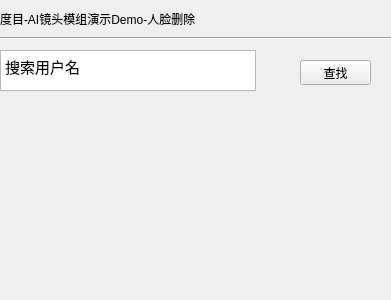
<?xml version="1.0" encoding="UTF-8"?>
<ui version="4.0">
 <class>Form</class>
 <widget class="QWidget" name="Form">
  <property name="geometry">
   <rect>
    <x>0</x>
    <y>0</y>
    <width>391</width>
    <height>300</height>
   </rect>
  </property>
  <property name="windowTitle">
   <string>Form</string>
  </property>
  <widget class="QLabel" name="label">
   <property name="geometry">
    <rect>
     <x>0</x>
     <y>10</y>
     <width>271</width>
     <height>17</height>
    </rect>
   </property>
   <property name="text">
    <string>度目-AI镜头模组演示Demo-人脸删除</string>
   </property>
  </widget>
  <widget class="QTextBrowser" name="textBrowser">
   <property name="geometry">
    <rect>
     <x>0</x>
     <y>50</y>
     <width>256</width>
     <height>41</height>
    </rect>
   </property>
   <property name="html">
    <string>&lt;!DOCTYPE HTML PUBLIC &quot;-//W3C//DTD HTML 4.0//EN&quot; &quot;http://www.w3.org/TR/REC-html40/strict.dtd&quot;&gt;
&lt;html&gt;&lt;head&gt;&lt;meta name=&quot;qrichtext&quot; content=&quot;1&quot; /&gt;&lt;style type=&quot;text/css&quot;&gt;
p, li { white-space: pre-wrap; }
&lt;/style&gt;&lt;/head&gt;&lt;body style=&quot; font-family:'Ubuntu'; font-size:11pt; font-weight:400; font-style:normal;&quot;&gt;
&lt;p style=&quot; margin-top:0px; margin-bottom:0px; margin-left:0px; margin-right:0px; -qt-block-indent:0; text-indent:0px;&quot;&gt;&lt;span style=&quot; font-family:'Ubuntu';&quot;&gt;搜索用户名&lt;/span&gt;&lt;/p&gt;&lt;/body&gt;&lt;/html&gt;</string>
   </property>
  </widget>
  <widget class="Line" name="line">
   <property name="geometry">
    <rect>
     <x>0</x>
     <y>30</y>
     <width>391</width>
     <height>16</height>
    </rect>
   </property>
   <property name="orientation">
    <enum>Qt::Horizontal</enum>
   </property>
  </widget>
  <widget class="QPushButton" name="pushButton">
   <property name="geometry">
    <rect>
     <x>300</x>
     <y>60</y>
     <width>71</width>
     <height>25</height>
    </rect>
   </property>
   <property name="text">
    <string>查找</string>
   </property>
  </widget>
 </widget>
 <resources/>
 <connections/>
</ui>
